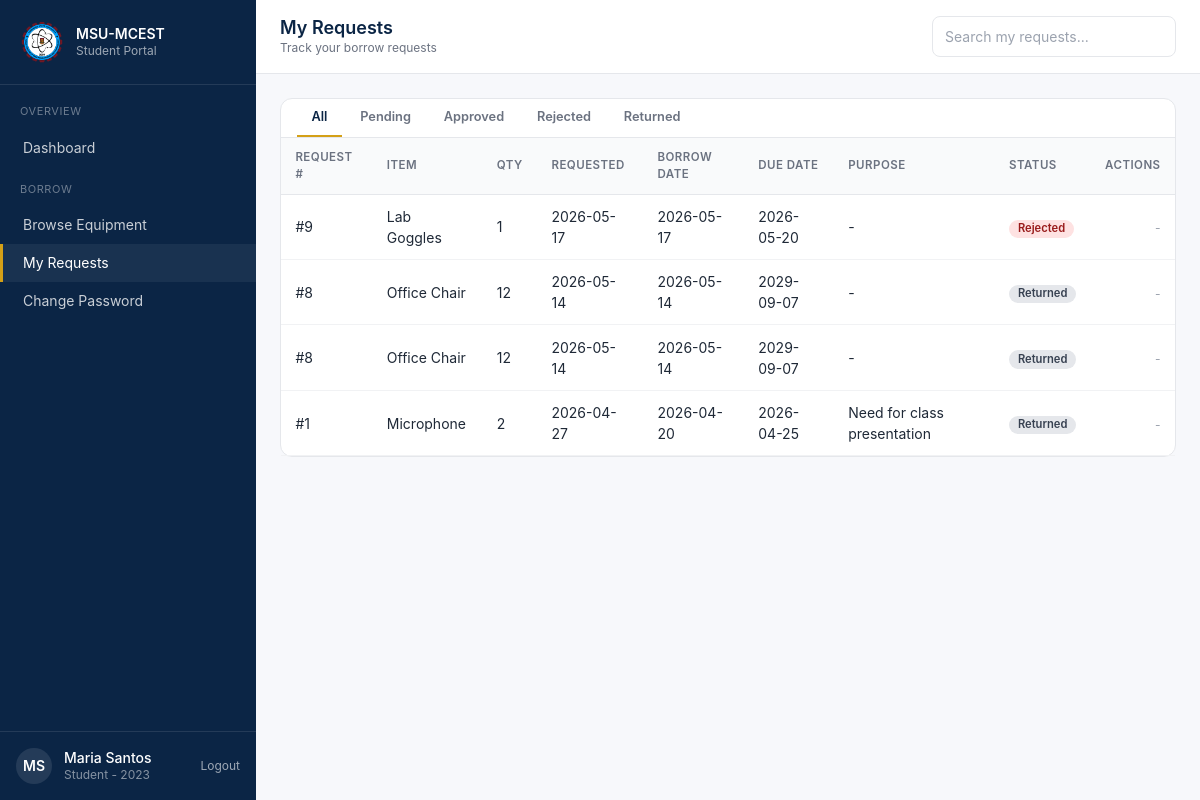
Page /pages/student-requests.php (signed in) on the committed database.
### tables this page shows
CREATE TABLE `users` (
  `user_id` int(11) NOT NULL,
  `student_id` int(11) DEFAULT NULL,
  `official_id` varchar(50) DEFAULT NULL,
  `username` varchar(100) NOT NULL,
  `password` varchar(255) NOT NULL,
  `role` enum('student','admin','faculty') DEFAULT 'student',
  `is_default_password` tinyint(1) DEFAULT 1,
  `is_active` tinyint(1) DEFAULT 1,
  `last_login` timestamp NULL DEFAULT NULL,
  `created_at` timestamp NOT NULL DEFAULT current_timestamp()
);

CREATE TABLE `master_list` (
  `student_id` int(11) NOT NULL,
  `first_name` varchar(100) NOT NULL,
  `last_name` varchar(255) NOT NULL,
  `course_code` varchar(20) DEFAULT NULL,
  `year_level` varchar(50) DEFAULT NULL,
  `created_at` timestamp NOT NULL DEFAULT current_timestamp()
);

### pages/student-requests.php (the view, shortened to what this page needs)
<?php
require_once __DIR__ . '/../partials/page-data.php';
$studentId = (int) ($currentUser['student_id'] ?? $_SESSION['student_id'] ?? 0);
$myRequestRows = all_rows(
    'SELECT br.*,
            DATE_ADD(br.request_date, INTERVAL br.days_to_borrow DAY) AS due_date,
            i.item_name,
            t.status AS transaction_status
     FROM borrow_request br
     JOIN items i ON i.item_id = br.item_id
     LEFT JOIN transactions t ON t.request_id = br.request_id
     WHERE br.student_id = ?
     ORDER BY br.created_at DESC',
    [$studentId]
);
?>
<!doctype html>
<html lang="en">
<head>
  <script src="https://cdn.tailwindcss.com"></script>
  <link rel="stylesheet" href="../css/app.css" />
</head>
<body class="min-h-screen bg-surface">
<aside class="sidebar hidden md:flex md:flex-col w-64 bg-navy text-white fixed inset-y-0 left-0 z-30">
  <div class="px-5 py-5 border-b border-white/10 flex items-center gap-3">
    <img class="brand-logo" src="../assets/images/logo.png" width="44" height="44" alt="MSU-MCEST logo" />
    <div>
      <div class="text-sm font-semibold leading-tight">MSU-MCEST</div>
      <div class="text-xs text-white/60">Student Portal</div>
    </div>
  </div>
  <nav class="flex-1 py-4 text-sm">
    <p class="px-5 mt-3 first:mt-0 text-[11px] uppercase tracking-wider text-white/40 mb-2">Overview</p>
    <a href="student-dashboard.php" class="nav-link">Dashboard</a>
    <p class="px-5 mt-3 first:mt-0 text-[11px] uppercase tracking-wider text-white/40 mb-2">Borrow</p>
    <a href="student-browse.php" class="nav-link">Browse Equipment</a>
    <a href="student-requests.php" class="nav-link active">My Requests</a>
    <a href="student-change-password.php" class="nav-link">Change Password</a>
  </nav>
  <div class="p-4 border-t border-white/10 flex items-center gap-3">
    <div class="w-9 h-9 rounded-full bg-white/10 grid place-items-center text-sm font-semibold"><?php echo h($currentInitials); ?></div>
    <div class="text-sm leading-tight">
      <div class="font-medium"><?php echo h($currentName); ?></div>
      <div class="text-white/50 text-xs"><?php echo h(trim(($currentUser['course_code'] ?? 'Student') . (($currentUser['year_level'] ?? '') ? ' - ' . $currentUser['year_level'] : ''))); ?></div>
    </div>
    <a href="../process/logout.php" class="ml-auto text-white/60 hover:text-gold text-xs" data-confirm="Log out now?">Logout</a>
  </div>
</aside>
  <div class="md:ml-64 main-shift page-fade">
    <header class="bg-white border-b border-gray-200 sticky top-0 z-10">
      <div class="px-6 py-4 flex flex-wrap items-center gap-4">
        <div class="min-w-0">
          <h1 class="text-lg font-semibold text-navy leading-tight whitespace-nowrap">My Requests</h1>
          <p class="text-xs text-gray-500">Track your borrow requests</p>
        </div>
        <div class="ml-auto flex items-center gap-2 flex-wrap justify-end"><input class="input max-w-xs" placeholder="Search my requests..." data-search-target="#myRequestsTable" /></div>
      </div>
    </header>
    <main class="p-6 space-y-6">
      <section class="card">
              <div data-tabs data-tabs-target="#myRequestsTable" class="flex flex-wrap gap-1 border-b border-gray-200 px-4">
        <button class="tab is-active" data-tab="all">All</button>
        <button class="tab" data-tab="pending">Pending</button>
        <button class="tab" data-tab="approved">Approved</button>
        <button class="tab" data-tab="rejected">Rejected</button>
        <button class="tab" data-tab="returned">Returned</button>
      </div>
        <div class="overflow-x-auto" id="myRequestsTable">
          <table class="table">
            <thead><tr>
              <th>Request #</th><th>Item</th><th>Qty</th><th>Requested</th>
              <th>Borrow Date</th><th>Due Date</th><th>Purpose</th><th>Status</th><th class="text-right">Actions</th>
            </tr></thead>
            <tbody>
              <?php if (!$myRequestRows): ?>
                <tr><td colspan="9"><div class="empty"><div class="icon">-</div><p class="font-medium text-gray-700">No requests yet</p><p class="text-sm">Browse equipment and submit a request to get started.</p></div></td></tr>
              <?php else: foreach ($myRequestRows as $request):
                $displayStatus = $request['transaction_status'] === 'RETURNED' ? 'RETURNED' : $request['status'];
                $statusKey = strtolower($displayStatus);
              ?>
                <tr data-status="<?php echo h($statusKey); ?>" data-searchable>
                  <td>#<?php echo h($request['request_id']); ?></td>
                  <td><?php echo h($request['item_name']); ?></td>
                  <td><?php echo h($request['quantity_requested']); ?></td>
                  <td><?php echo h(substr($request['created_at'], 0, 10)); ?></td>
                  <td><?php echo h($request['request_date']); ?></td>
                  <td><?php echo h($request['due_date']); ?></td>
                  <td><?php echo h($request['remarks'] ?: '-'); ?></td>
                  <td><?php echo badge($displayStatus); ?></td>
                  <td class="text-right"><span class="text-xs text-gray-400">-</span></td>
                </tr>
              <?php endforeach; endif; ?>
            </tbody>
          </table>
        </div>
      </section>
    </main>
  </div>
</body>
</html>

### css/app.css (style rules this page uses)
html, body { height: 100%; }
body { font-family: 'Inter', system-ui, -apple-system, Segoe UI, Roboto, sans-serif; background: #F7F8FB; color: #111827; }
.brand-logo { width: 2.75rem !important; height: 2.75rem !important; max-width: 2.75rem !important; max-height: 2.75rem !important; object-fit: contain; flex: 0 0 auto; }
.page-fade { opacity: 1; transition: opacity .2s ease; }
.js-ready .page-fade { opacity: 0; }
.js-ready .page-fade.is-ready { opacity: 1; }
.nav-link { display: flex; align-items: center; gap: .625rem; padding: .55rem 1.25rem; color: rgba(255,255,255,.78); border-left: 3px solid transparent; }
.nav-link.active { background: rgba(255,255,255,.06); color: #fff; border-left-color: #D4A017; }
.input, .select, .textarea { width: 100%; border: 1px solid #E5E7EB; background: #fff; border-radius: .5rem; padding: .55rem .75rem; font-size: .875rem; color: #111827; }
.card { background:#fff; border:1px solid #E5E7EB; border-radius:.75rem; }
.table { width:100%; border-collapse:separate; border-spacing:0; font-size:.875rem; }
.table thead th { text-align:left; font-weight:600; font-size:.72rem; text-transform:uppercase; letter-spacing:.04em; color:#6B7280; background:#F9FAFB; padding:.65rem .9rem; border-bottom:1px solid #E5E7EB; }
.table tbody td { padding:.7rem .9rem; border-bottom:1px solid #F1F2F4; color:#1F2937; vertical-align: middle; }
.tab { padding:.55rem .9rem; font-size:.8rem; font-weight:600; color:#6B7280; border-bottom:2px solid transparent; }
.tab.is-active { color:#0B2545; border-bottom-color:#D4A017; }

### rows in the picture
users: student.last_name "MS", student.last_name "Maria Santos", student.year_level "Student - 2023"

### other values in the picture
$request['request_id'] "9"
$request['item_name'] "Lab Goggles"
$request['quantity_requested'] "1"
substr($request['created_at'], 0, 10) "2026-05-17"
$request['request_date'] "2026-05-17"
$request['due_date'] "2026-05-20"
$request['remarks'] ?: '-' "-"
$request['request_id'] "8"
$request['item_name'] "Office Chair"
$request['quantity_requested'] "12"
substr($request['created_at'], 0, 10) "2026-05-14"
$request['request_date'] "2026-05-14"
$request['due_date'] "2029-09-07"
$statusText "Returned"
$request['request_id'] "1"
